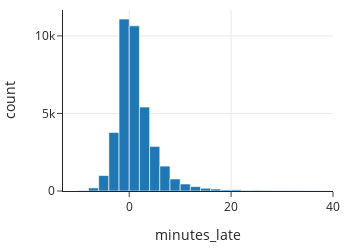

Notebook cell for this chart:
### Markdown cell above
It's a bit surprising that there are negative values for how late a bus is, but this just means the bus arrived earlier than scheduled. While, the median lateness is only about half a minute, some of the buses are 2.5 hours late! Let's take a look at the histogram of how many minutes late the buses are.

### Code cell
fig = px.histogram(bus, x='minutes_late', 
                   nbins=120, width=350, height=250)

fig.update_xaxes(range=[-13, 40])

fig.show()

### Figure 1 — Plotly figure (JSON) as saved in the notebook; plotly's stock layout.template omitted (floating-point values rounded to 4 significant figures; data arrays with more than 128 entries replaced by an {"elided": "..."} marker saying what was removed)
{"data": [{"alignmentgroup": "True", "bingroup": "x", "hovertemplate": "minutes_late=%{x}<br>count=%{y}<extra></extra>", "legendgroup": "", "marker": {"color": "#1F77B4", "pattern": {"shape": ""}}, "name": "", "nbinsx": 120, "offsetgroup": "", "orientation": "v", "showlegend": false, "type": "histogram", "x": {"elided": "38917 float values"}, "xaxis": "x", "yaxis": "y"}], "layout": {"barmode": "relative", "height": 250, "legend": {"tracegroupgap": 0}, "width": 350, "xaxis": {"anchor": "y", "domain": [0, 1], "range": [-13, 40], "title": {"text": "minutes_late"}, "type": "linear"}, "yaxis": {"anchor": "x", "autorange": true, "domain": [0, 1], "range": [0, 11670.0], "title": {"text": "count"}}}}
